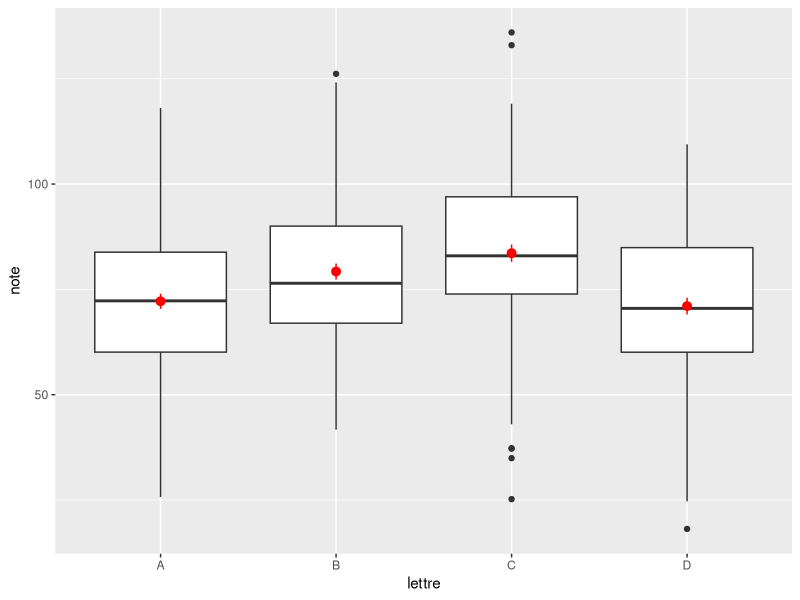

Generate this figure with R:
library(tidyverse)

# Pratique d'une ANOVA
# Ici, on va générer des données,
# donc on sait déjà où sont les différences
# dans les populations en question.
#
# Nos données simulées :

set.seed(1)
groupes <- tibble(
  A = rnorm(100, mean = 70, sd = 20),
  B = rnorm(100, mean = 80, sd = 20),
  C = rnorm(100, mean = 83, sd = 20),
  D = rnorm(100, mean = 70, sd = 20)
)

# 1. Calculez les moyennes/écarts-types :
# Il faut transformer les données avant
# de commencer (le tableau n'est pas tidy)
long <- groupes |>
  pivot_longer(
    names_to = "lettre",
    values_to = "note",
    cols = A:D
  )

# Moyennes et écarts-types :
long |>
  summarize(
    M = mean(note),
    ET = sd(note),
    .by = lettre
  )

# 2. Visualisez les données (créez une figure) :
# boxplot, stat_summary, ...
ggplot(data = long, aes(x = lettre, y = note)) +
  geom_boxplot() +
  stat_summary(color = "red")


# 3. L'ANOVA :
mon_anova <- aov(note ~ lettre, data = long)
summary(mon_anova)

# 4. L'hypothèse nulle; les comparaisons :
TukeyHSD(mon_anova)

# 5. Des erreurs (type 1 et 2) :
# Il y a deux erreurs de type 2
# Les comparaisons nous donnent des valeurs
# p non significatives pour B-A et  C-B. Toutefois,
# on sait A et B sont différents, et on sait que
# B et C sont différents aussi, vu qu'on a simulé
# les données nous mêmes.


# Le code utilisé ici est le même du chapitre 5.

